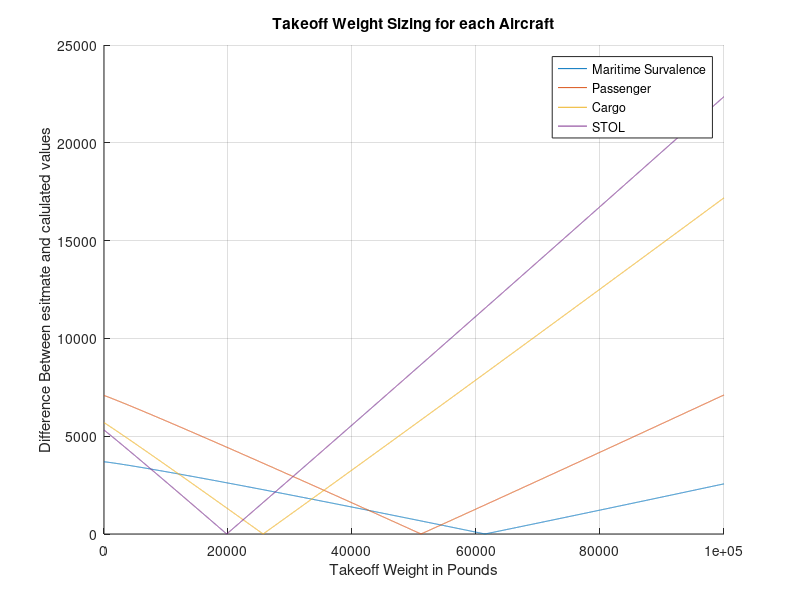
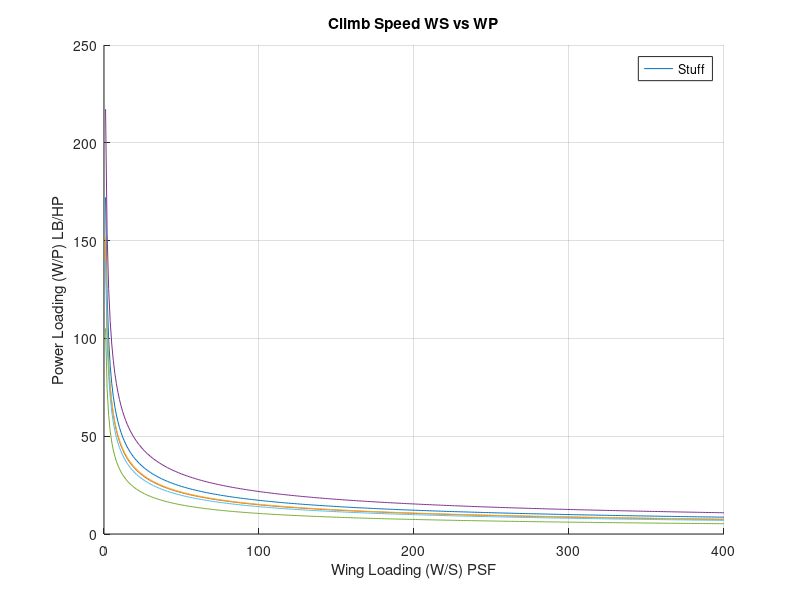
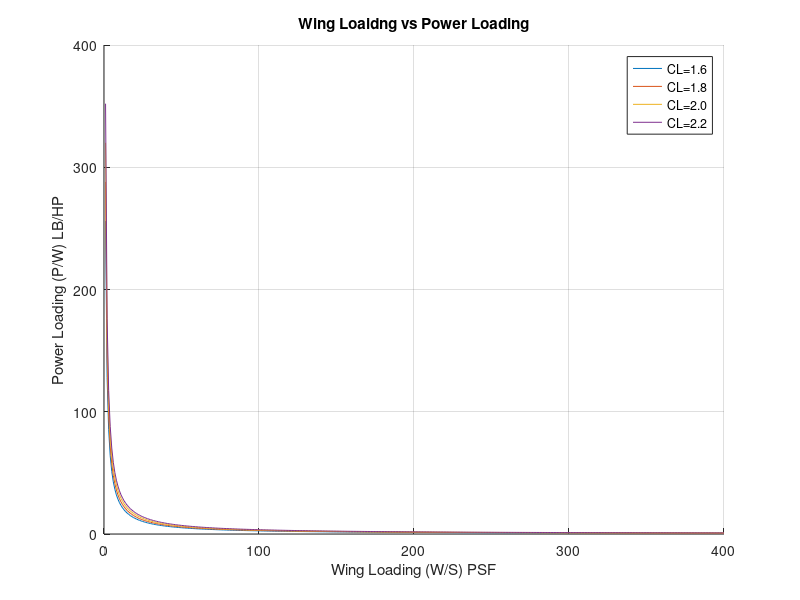
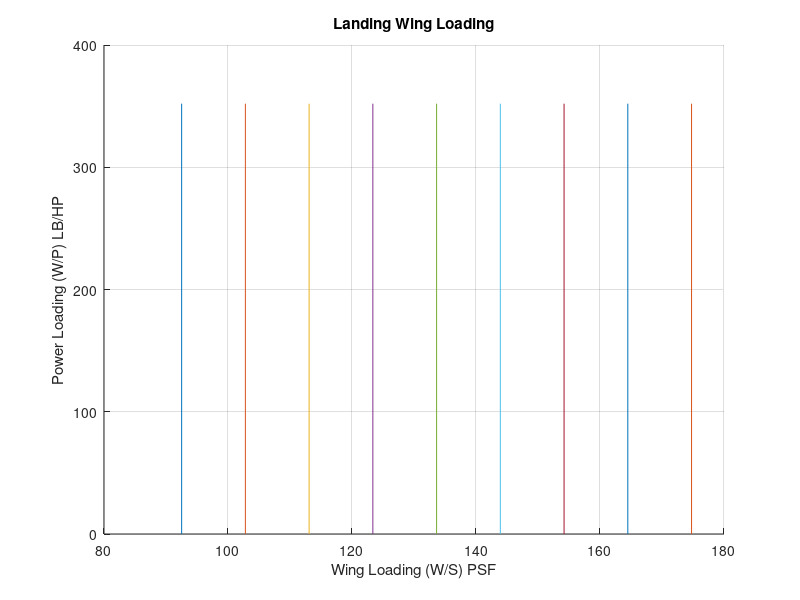

These figures' MATLAB source, in order:
clear all
close all
clc

% Mission one Maritime survalence WPL=3000
% Mission two WPL=6390
% Mission three Cargo WPL=5000
% Mission four STOL WPL=3000

Wcrew=693; %Crew Weight in Lbs
Wpl=[3000,6390,5000,4620]; %Payload Weight
Wtoguess=1:10:100000; %take off weight guess

%Regession Factors (A&B) for Take off weight calculation
A=.1703;
B=1.0083; 
Mfres=.05; %Reserve Fuel Fraction

% Endurace Mission Constants
E=12;
np_e=.77;
cp_e=(.5+.7)/2;
LD_e=(13+15)/2;
cj_e=(.4+.6)/2;
V_e=150*1.15078;

%Range Mission Constants
R=[1000*1.15078,500*1.15078,250*1.125078];
np_r=.82;
cp_r=(.5+.7)/2;
LD_r=(10+12)/2;
cj_r=(.5+.9)/2;
V_r=250*1.15078;

%Life Coefficients
CLmax=1.2:.2:1.8; %Clean Config
CLmaxto=1.6:.2:2.2; %Takeoff Config
CLmaxl=1.8:.2:3.4; %Landing Config

%Takeoff Length
Sstol=1500;
Snorm=6000;
Sto=Snorm;

%Density Values
rho=.002378; %Sea Level
sigma=1; %Sea Level

%Wing Loading Sizing
WS=1:1:400;

%Landing to Takeoff Weight Fraction
WLWTO=.78;%(.95+.78)/2;

%% Calculate the Mission Fuel Fraction

%Phase 1: Engine Start and Warm-up
p1=.992;
%Phase 2: Taxi
p2=.990;
%Phase 3: Take-off
p3=.996;
%Phase 4: Climb
p4=.985;
%Phase 5: Cruise
p5=1:numel(R);
for n=1:numel(R)
    p5(n)=1/exp((R(n))/(375*(np_r/cp_r)*LD_r));
end
%Phase 6: Loiter
p6=1:numel(E);
for n=1:numel(E)
    p6(n)=1/exp((E(n))/(375*(1/V_e)*(np_e/cp_e)*LD_e));
end
%Phase 7: Descent
p7=.990;
%Phase 8: Landing, Taxi, and Shutdown
p8=.990;

%Mission Fues Fraction for Endurace Mission
Mff_e=p1*p2*p3*p4*p6*p7*p8;
%Mission Fuel Fraction for Range Mission
Mff_r=p1*p2*p3*p4*p5*p7*p8;

Mff=[Mff_e,Mff_r];

%% Calculate the Takeoff Weight for Each Mission (inputs Mff, Wtoguess, Mfres, Wpl, Wcrew, A, B)
for q=1:numel(Mff)
    for p=1:numel(Wtoguess)
        Wfused(p)=(1-Mff(q))*Wtoguess(p);
        Wfres(p)=Mfres*Wfused(p);
        Wf(p)=Wfused(p)+Wfres(p);
        Wfs(q,p)=Wf(p);
        Woetent(p)=Wtoguess(p)-Wf(p)-Wpl(q);
        WEtent(p)=Woetent(p)-Wcrew;
        WE(p)=10^((log10(Wtoguess(p))-A)/B);
        Wes(q,p)=WE(p);
        diff(q,p)=abs(WEtent(p)-WE(p));
    end
end

%% Find the average Take off Weight (Wto), Empty Weight(We) and We/Wto for each mission
for p=1:numel(Mff)
    y0=find((abs(diff(p,:))-0)<10);
    x0=Wtoguess(y0);
    z0=Wf(y0);
    WtoAvg=mean(x0);
    WfAvg=mean(z0);
    e0=Wes(y0);
    WeAvg=mean(e0);
    WeWto=WeAvg/WtoAvg;
    AvgWto(p)=WtoAvg;
    AvgWe(p)=WeAvg;
    AvgWf(p)=WfAvg;
    WeWtoAvg(p)=WeWto;
end

%Display the Take Off Weights
%fprintf('The Mission Weight is %.0f lbs\n',AvgWto)

%% 3.1 Stall Speed
% No Current Mission Reqs

%% 3.2 Takeoff Sizing
for p=1:numel(CLmaxto)
    for q=1:numel(WS)
        Top25=Sto/37.5*sigma;
        WP(p,q)=(Top25*CLmaxto(p))/WS(q);
    end
end

%% 3.3 Landing Distance Sizing
for q=1:numel(CLmaxl)
    WSl(q)=((.5*rho*( ( (sqrt(Sto/.3) /1.3) *1.688)^2))/WLWTO)*CLmaxl(q);
end
WfusedM=(1-Mff).*AvgWto;
Wl=AvgWe+Wpl+Wcrew+WfusedM*Mfres;
for p=1:numel(WSl)
    for q=1:numel(AvgWto)
        S(p,q)=Wl(q)/WSl(p);
    end
end

%% 3.4 Cruise Speed and Drag Polar Sizing
% Drag Polar Estimation
AR=12;
temp_correction=0.80; % for turbofans, but the value for turboprops is nowhere to be found
cf=.006;
a=-2.2218;
b=1;
c=.6295;
d=.6708;
Swet=10.^(c+d*(log10(AvgWto)));
f=10.^(a+b*(log10(Swet)));
Scl=S(1,:);
%CD0=f./Scl;

CD0=0.023;
e_clean=(0.80+0.85)/2;
dCD0_TO_flaps=(0.010+0.020)/2;
e_TO_flaps=(0.75+0.80)/2;
dCD0_land_flaps=(.055+0.075)/2;
e_land_flaps=(0.70+0.75)/2;
dCD0_geardown=(0.015+0.025)/2;

%k=1/(pi()*AR*e);
Kclean=1/(pi()*AR*e_clean);
Kto=1/(pi()*AR*e_TO_flaps);
Kl=1/(pi()*AR*e_clean);
Kbached=(Kto+Kl)/2;


CGR=[.012,0,.024,.012,.032,.021];
V2=[1.2,1.1,1.2,1.25,1.3,1.5];
CLto=max(CLmaxto);
CLadj=CLto./(V2.^2);

CD0toflaps=CD0+dCD0_TO_flaps;
CD0toflapsgear=CD0+dCD0_TO_flaps+dCD0_geardown;
CD0lflapsgear=CD0+dCD0_land_flaps+dCD0_geardown;
CD0ltoflaps=CD0+((dCD0_land_flaps+dCD0_TO_flaps)/2)+dCD0_geardown;

CD0adj=[CD0toflaps,CD0toflapsgear,CD0toflaps,CD0,CD0lflapsgear,CD0ltoflaps];
K=[Kto,Kto,Kto,Kclean,Kbached,Kl];
LDadj=CLadj./(CD0adj+(K.*CLadj.^2));

CGRP=(CGR+(1./(LDadj))).*CLadj.^(1/2);
for q=1:numel(CGRP)
    for p=1:numel(WS)
        WPclimb(q,p)=(18.97*sigma^(1/2))/(CGRP(q)*WS(p)^(1/2));
    end
end
% Combine all variables into one for plotting purposes


%% 3.6 Cruise SPeed Sizing
Ip=[1.7,1.02];
sigmacr=.78609;
for p=1:numel(WS)
    for q=1:numel(Ip)
        WPcr(p,q)=WS(p)/(Ip(q)*sigmacr);
    end
end


%% Plots
%Plot Takeoff Weight vs the Differnce in Empty Weight-Tentative Empty Weight
figure(1)
hold on
plot(Wtoguess,diff);grid on
legend('Maritime Survalence','Passenger','Cargo','STOL')
title('Takeoff Weight Sizing for each Aircraft')
xlabel('Takeoff Weight in Pounds')
ylabel('Difference Between esitmate and calulated values')
hold off

while(1)
        choice = menu('Do you Want to show the break down plots?', 'yes', 'no');
if choice==2 || choice==0
    break;
end

%Plot Power Loading vs Wing Loading For Climb
figure(2)
hold on
plot(WS,WPclimb);
grid on
legend('Stuff')
title('Climb Speed WS vs WP')
xlabel('Wing Loading (W/S) PSF')
ylabel('Power Loading (W/P) LB/HP')
hold off


%Plot Power Loading vs Wing Loading
figure(3)
hold on
plot(WS,WP);grid on
legend('CL=1.6','CL=1.8','CL=2.0','CL=2.2')
title('Wing Loaidng vs Power Loading')
xlabel('Wing Loading (W/S) PSF')
ylabel('Power Loading (P/W) LB/HP')
hold off

%Plot the wing loading for each landing condition for each CL
figure(4)
hold on
grid on
x=(WSl);
for p=1:length(x)
  plot([x(p) x(p)],[0 max(WP(:))])
end;
title('Landing Wing Loading')
xlabel('Wing Loading (W/S) PSF')
ylabel('Power Loading (W/P) LB/HP')

%Plot Power Loading vs Wing Loading for Cruise
figure(5)
hold on
plot(WS,WPcr);grid on
legend('Stuff')
title('Cruse Speed WS vs WP')
xlabel('Wing Loading (W/S) PSF')
ylabel('Power Loading (W/P) LB/HP')
hold off
kill=1;
if kill==1;
    break;
end
end

%The big Plot
%Plot Power Loading vs Wing Loading
figure(6)
hold on
plot(WS,WP);
x=(WSl);
for p=1:length(x)
  plot([x(p) x(p)],[0 max(WP(:))])
end;
plot(WS,WPclimb);
plot(WS,WPcr);
grid on
legend('CL=1.6','CL=1.8','CL=2.0','CL=2.2')
title('Wing Loaidng vs Power Loading')
xlabel('Wing Loading (W/S) PSF')
ylabel('Power Loading (W/P) LB/HP')
axis([1,max(WSl),1,100])
hold off

%% Analysis Based Choice

CLmaxl=input('What is the Landing CL?');
CLmaxto=input('What is the Takeoff CL?');
W=AvgWto;
WS=((.5*rho*( ( (sqrt(Sto/.3) /1.3) *1.688)^2))/WLWTO)*CLmaxl;
WP=(Top25*CLmaxto)/WS;
P=W/WP;
S=W/WS;

fprintf('The Mission Takeoff Weight is %.0f Lbs\n', W);
fprintf('The Mission Wing Loading is %.4f PSF\n', WS);
fprintf('The Mission Power Loading is is %.4f Lbs/HP\n', WP);
fprintf('The Mission Power Required is %.4f HP\n', P);
fprintf('The Mission Wing Area Required is %.4f FT^2\n', S);


figure(7)
hold on
subplot(2,1,1);plot(W,S)
grid on
title('Weight vs Wing Area required for each mission')
xlabel('Take Off Weight of the aircraft (lbs)');
ylabel('Wing Area Required (FT^2)');
hold on
subplot(2,1,2);plot(W,P)
grid on
title('Weight vs Power required for each mission');
xlabel('Take Off Weight of the aircraft (lbs)');
ylabel('Power Required (HP)');
hold off